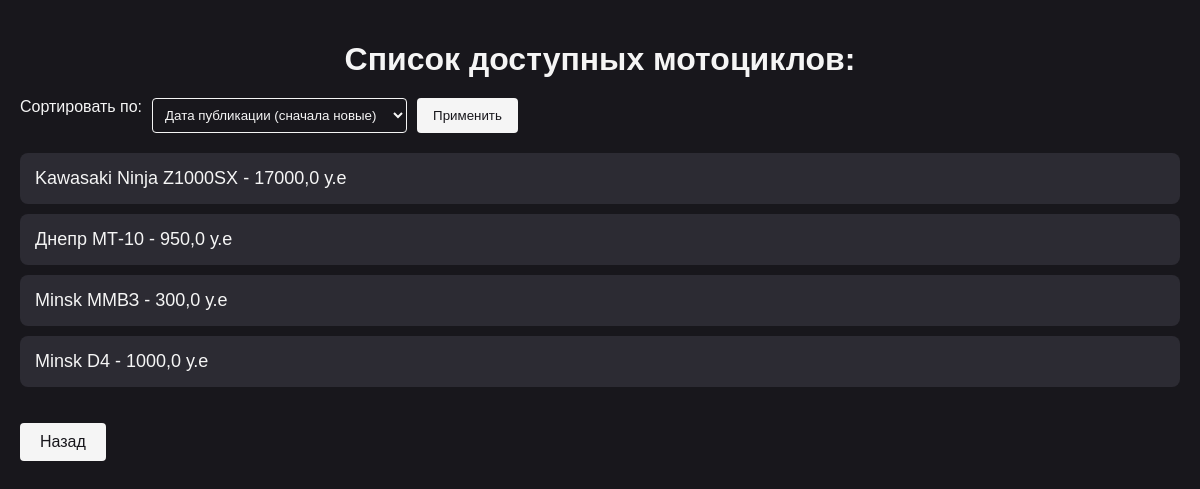
/moto/, run on the app's committed database.
### buycars/models.py (models this page shows, shortened)
class Moto(models.Model):
    conditions = (
      ('n', 'Новый'),
      ('s', 'Б/У'),
      ('p', 'На запчасти'),
    )
    gear = (
        ('c', 'Цепь'),
        ('k', 'Кардан'),
        ('r', 'Ремень'),
    )
    make = models.ForeignKey(
        Make,
        on_delete=models.CASCADE,
        max_length=30,
        null = False,
        blank = True,
        verbose_name="Марка автомобиля")
    model = models.ForeignKey(
        Model,
        on_delete=models.CASCADE,
        max_length=30,
        null = False,
        blank = True,
        verbose_name="Модель авто")
    engine_volume = models.FloatField(
        null=False,
        blank = True,
        verbose_name="Объем двигателя в см^3")
    description = models.TextField(
        null = True,
        blank = True,
        verbose_name="Описание транспорта",
        default="Напишите продавцу и узнайте подробности!")
    year_of_release = models.IntegerField(
        null = False,
        blank = True,
        verbose_name="Год выпуска")
    published = models.DateTimeField(
        auto_now_add=True,
        verbose_name="Дата опубликования объявления")
    price = models.FloatField(
        null = False,
        blank = True,
        verbose_name="Цена")
    condition = models.CharField(
        max_length=1,
        choices=conditions,
        default='s',
        verbose_name="Состояние")
    main_gear = models.CharField(
        max_length=1,
        choices=gear,
        null=False,
        blank=True,
        verbose_name='Главная передача')
    color = models.CharField(
        max_length=20,
        null=False,
        blank=True,
        verbose_name="Цвет транспорта")
    Mileage = models.IntegerField(
        null=False,
        blank=True,
        verbose_name='Пробег', default=0)
    class Meta:
        verbose_name_plural = 'Мотоциклы'
        verbose_name = 'Мотоцикл'
        ordering = ['-published']

class Make(models.Model):
    name = models.CharField(
    max_length=100,
    verbose_name='Марка',
    unique=True)
    def __str__(self):
        return self.name
    class Meta:
        verbose_name = 'Марка транспорта'
        verbose_name_plural = 'Марки автомобилей'
        ordering = ['name']

class Model(models.Model):
    name = models.CharField(max_length=100, verbose_name='Модель')
    make = models.ForeignKey(
        Make,
        on_delete=models.CASCADE,
        related_name='models',
        verbose_name='Марка')
    def __str__(self):
        return f"{self.name}"
    class Meta:
        unique_together = ('name', 'make')
        verbose_name = 'Модель транспорта'
        verbose_name_plural = 'Модели транспорта'
        ordering = ['name']

### buycars/views.py (the view)
# urls.py: path('moto/', two_wheels, name = 'two_wheels'),
def two_wheels(request):
    queryset = Moto.objects.all()
    sort_by = request.GET.get('sort', '')
    if sort_by == 'date_asc':
        queryset = queryset.order_by('published')
    elif sort_by == 'date_desc':
        queryset = queryset.order_by('-published')
    elif sort_by == 'price_asc':
        queryset = queryset.order_by('price')
    elif sort_by == 'price_desc':
        queryset = queryset.order_by('-price')
    elif sort_by == 'name_asc':
        queryset = queryset.order_by('make', 'model')
    elif sort_by == 'name_desc':
        queryset = queryset.order_by('-make', '-model')
    context = {
        'half_car': queryset
    }
    return render(request, 'buycars/moto.html', context)

### buycars/templates/buycars/moto.html (shortened to what this page needs)
{% load static %}
<!DOCTYPE html>
<html lang="ru">
<head>
    <link rel="stylesheet" href="{% static 'buycars/css/stylemoto.css' %}">
</head>
<body>
    <h1>Список доступных мотоциклов:</h1>
    <form method="get" action="{% url 'buycars:two_wheels' %}">
        <label for="sort">Сортировать по:</label>
        <select name="sort" id="sort">
          <option value="date_desc">Дата публикации (сначала новые)</option>
        </select>
        <button type="submit">Применить</button>
    </form>
    <ul>
        {% for moto in half_car %}
            <li>
                <a href="{% url 'buycars:moto_detail' id=moto.id %}" class="btn"> {{ moto.make }} {{ moto.model }} - {{ moto.price }} у.е </a>
            </li>
        {% endfor %}
    </ul>
    <a href="{% url 'buycars:index_page' %}" class="btn-back">Назад</a>
</body>
</html>

### buycars/static/buycars/css/stylemoto.css (style rules this page uses)
body { background-color: #18171C; color: #F5F5F5; font-family: Arial, sans-serif; margin: 0; padding: 20px; }
h1 { color: #F5F5F5; text-align: center; margin-bottom: 20px; }
form { margin-bottom: 20px; display: flex; align-items: left; justify-content: left; }
label { margin-right: 10px; color: #F5F5F5; }
select { padding: 8px; border: 1px solid #F5F5F5; border-radius: 4px; background-color: #18171C; color: #F5F5F5; margin-right: 10px; }
button { padding: 8px 16px; background-color: #F5F5F5; color: #18171C; border: none; border-radius: 4px; cursor: pointer; }
ul { list-style-type: none; padding: 0; }
li { margin-bottom: 10px; border-radius: 8px; transition: background-color 0.3s ease; }
li a { display: block; padding: 15px; background-color: #2C2B33; color: #F5F5F5; text-decoration: none; font-size: 18px; border-radius: 8px; transition: background-color 0.3s ease; }
.btn-back { display: inline-block; margin-top: 20px; padding: 10px 20px; background-color: #F5F5F5; color: #18171C; text-decoration: none; border-radius: 4px; transition: background-color 0.3s ease; }

### data on the page
Moto: make "Kawasaki", model "Ninja Z1000SX", price "17000,0"
Moto: make "Днепр", model "МТ-10", price "950,0"
Moto: make "Minsk", model "ММВЗ", price "300,0"
Moto: make "Minsk", model "D4", price "1000,0"
